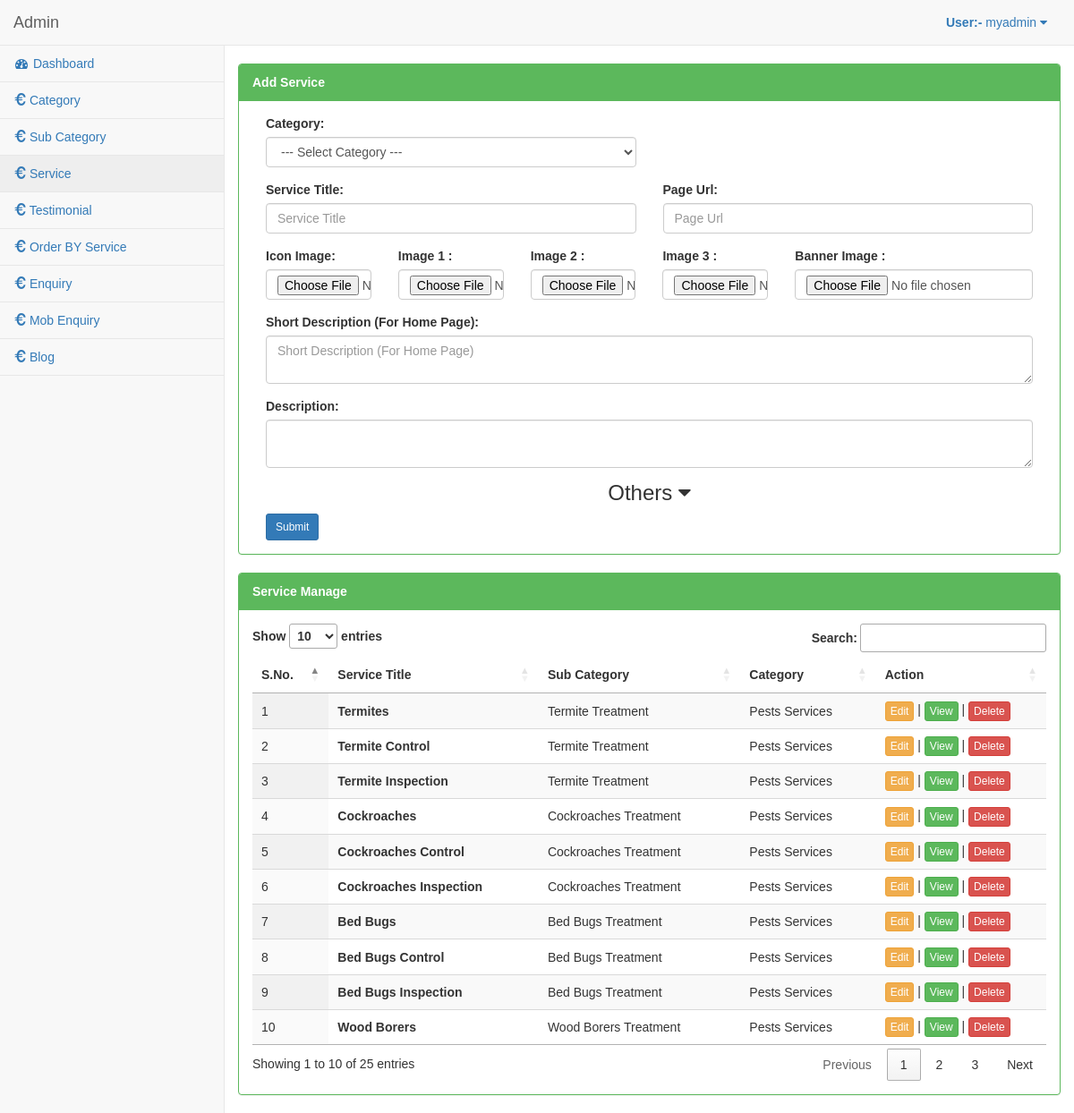
The page /admin-panel/service.php (signed in) on the database its author committed.
### tables this page shows
CREATE TABLE `tbl_service` (
  `s_id` int(11) NOT NULL,
  `s_menu_link` varchar(100) NOT NULL,
  `s_sub_link` varchar(100) NOT NULL,
  `s_file1` varchar(100) DEFAULT NULL,
  `s_file2` varchar(100) DEFAULT NULL,
  `s_file3` varchar(100) DEFAULT NULL,
  `s_file4` varchar(100) DEFAULT NULL,
  `s_file5` varchar(100) DEFAULT NULL,
  `s_head` varchar(100) NOT NULL,
  `s_head_url` varchar(100) NOT NULL,
  `s_des` text,
  `s_short_des` varchar(100) NOT NULL,
  `s_service` text,
  `s_after_service` text,
  `s_offer` text,
  `s_whu_us` text,
  `p_title` text,
  `p_keyword` text,
  `p_description` text,
  `s_date` varchar(19) NOT NULL
);

CREATE TABLE `tbl_category` (
  `id` int(11) NOT NULL,
  `menu_name` varchar(250) NOT NULL,
  `head` varchar(300) NOT NULL,
  `head_url` varchar(300) NOT NULL,
  `header_con` varchar(200) NOT NULL,
  `file` varchar(300) NOT NULL,
  `c_title` text NOT NULL,
  `c_keyword` text NOT NULL,
  `c_description` text NOT NULL,
  `create_date` varchar(50) NOT NULL
);

CREATE TABLE `tbl_menu` (
  `m_id` int(11) NOT NULL,
  `name` varchar(255) NOT NULL,
  `link` varchar(255) NOT NULL
);

### admin-panel/service.php (the view, shortened to what this page needs)
<?php
include 'include/header.php';
if (isset($_SESSION["un"])) {
    $nquery = $conn->query("SELECT * FROM ((tbl_service
                            INNER JOIN tbl_category ON tbl_service.s_sub_link = tbl_category.head_url)
                            INNER JOIN tbl_menu ON tbl_service.s_menu_link = tbl_menu.link)");
    ?>
    <div id="page-wrapper"><br>
        <div class="row">
            <div class="panel panel-green">
                <div class="panel-heading">
                    <b>Add Service</b>
                </div>
                <div class="panel-body">
                    <div class="row">
                        <div class="col-lg-12">
                            <form method="POST" enctype="multipart/form-data">
                                <div class="col-md-6">
                                    <div class="form-group">
                                        <label>Category:</label>
                                        <select class="form-control" onchange="showUser(this.value)" name="cat_name" required>
                                            <option value="">--- Select Category ---</option>
                                        </select>
                                    </div>
                                </div>
                                <div class="clearfix"></div>
                                <div class="col-md-6">
                                    <div class="form-group">
                                        <label>Service Title:</label>
                                        <input type="text" class="form-control" name="s_title" placeholder="Service Title" id="txtFirst" onkeyup="populateSecondTextBox();" required>
                                    </div>
                                </div>
                                <div class="col-md-6">
                                    <div class="form-group">
                                        <label>Page Url:</label>
                                        <input type="text" class="form-control" placeholder="Page Url" name="s_head_url" id="txtSecond" required>
                                    </div>
                                </div>
                                <div class="col-md-2">
                                    <div class="form-group">
                                        <label>Icon Image:</label>
                                        <input type="file" class="form-control" name="file1" required>
                                    </div>
                                </div>
                                <div class="col-md-2">
                                    <div class="form-group">
                                        <label>Image 1 :</label>
                                        <input type="file" class="form-control" name="file2" required>
                                    </div>
                                </div>
                                <div class="col-md-2">
                                    <div class="form-group">
                                        <label>Image 2 :</label>
                                        <input type="file" class="form-control" name="file4">
                                    </div>
                                </div>
                                <div class="col-md-2">
                                    <div class="form-group">
                                        <label>Image 3 :</label>
                                        <input type="file" class="form-control" name="file5">
                                    </div>
                                </div>
                                <div class="col-md-4">
                                    <div class="form-group">
                                        <label>Banner Image :</label>
                                        <input type="file" class="form-control" name="file3" required>
                                    </div>
                                </div>
                                <div class="col-md-12">
                                    <div class="form-group">
                                        <label>Short Description (For Home Page):</label>
                                        <textarea class="form-control" name="s_short_descrip" placeholder="Short Description (For Home Page)"></textarea>
                                    </div>
                                </div>
                                <div class="col-md-12">
                                    <div class="form-group">
                                        <label>Description:</label>
                                        <textarea id="textarea_des" class="form-control" name="s_description1"></textarea>
                                    </div>
                                </div>
                                <div class="text-center" data-toggle="collapse" data-target="#demo"><h3>Others <i class="fa fa-caret-down"></i></h3></div>
                                <div class="col-md-12">
                                    <button type="submit" name="Submit_Data" class="btn btn-primary btn-sm">Submit</button>
                                </div>
                            </form>
                        </div>
                    </div>
                </div>
            </div>
            <div class="panel panel-green">
                <div class="panel-heading">
                    <b>Service Manage</b>
                </div>
                <div class="panel-body">
                    <table id="table.display" class="display" style="width:100%">
                        <?php if ($nquery->num_rows > 0) { ?>
                            <thead>
                                <tr>
                                    <th>S.No.</th>
                                    <th>Service Title</th>
                                    <th>Sub Category</th>
                                    <th>Category</th>
                                    <th>Action</th>
                                </tr>
                            </thead>
                            <tbody>
                                <?php
                                $sid = 0;
                                while ($row = $nquery->fetch_array()) {
                                    $sid++;
                                    ?>
                                    <tr>
                                        <td><?php echo $sid; ?></td>
                                        <td><b><?php echo $row['s_head']; ?></b></td>
                                        <td><?php echo $row['head']; ?></td>
                                        <td><?php echo $row['name']; ?></td>
                                        <td><a href="service_edit.php?id=<?php echo $row['s_id']; ?>" class="btn btn-warning btn-xs" title="Edit">Edit</a> | <a href="service-detail.php?id=<?php echo $row['s_id']; ?>" class="btn btn-success btn-xs" title="View">View</a> | <a href="javascript:;" onClick="deleteMe('<?php echo $row['s_id'] ?>')" title="Delete" class="btn btn-danger btn-xs">Delete</a></td>
                                    </tr>
                                    <?php
                                }
                            } else {
                                echo'<div class="empty"><b>Empty</b></div>';
                            }
                            ?>
                        </tbody>
                    </table>
                </div>
            </div>
        </div>
        <?php
        include 'include/footer.php';
    } else {
        header("location:index.php");
    }
    ?>

### admin-panel/include/header.php (shortened to what this page needs)
<!DOCTYPE html>
<html lang="en">
<head>
    <link href="vendor/bootstrap/css/bootstrap.min.css" rel="stylesheet">
    <link href="vendor/bootstrap/css/bootstrap.css" rel="stylesheet">
    <link href="vendor/metisMenu/metisMenu.min.css" rel="stylesheet">
    <link href="dist/css/sb-admin-2.css" rel="stylesheet">
    <link href="vendor/morrisjs/morris.css" rel="stylesheet">
    <link href="vendor/font-awesome/css/font-awesome.min.css" rel="stylesheet" type="text/css">
    <link rel="stylesheet" href="https://cdn.datatables.net/1.10.19/css/jquery.dataTables.min.css">
</head>
<body>
    <div id="wrapper">
        <nav class="navbar navbar-default navbar-static-top" role="navigation" style="margin-bottom: 0">
            <div class="navbar-header">
                <a class="navbar-brand" href="index.php"> Admin </a>
            </div>
            <ul class="nav navbar-top-links navbar-right">
                <li class="dropdown">
                    <a class="dropdown-toggle" data-toggle="dropdown" href="#">
                        <b>User:- </b><?php echo $_SESSION["un"];?> <i class="fa fa-caret-down"></i>
                    </a>
                </li>
            </ul>
            <div class="navbar-default sidebar" role="navigation">
                <div class="sidebar-nav navbar-collapse">
                    <ul class="nav" id="side-menu">
                        <li>
                            <a href="dashboard.php"><i class="fa fa-dashboard fa-fw"></i> Dashboard</a>
                        </li>
                        <li>
                            <a href="menu.php"><i class="glyphicon glyphicon-euro"></i> Category</a>
                        </li>
                        <li>
                            <a href="sub-category.php"><i class="glyphicon glyphicon-euro"></i> Sub Category</a>
                        </li>
                        <li>
                            <a href="service.php"><i class="glyphicon glyphicon-euro"></i> Service</a>
                        </li>
                        <li>
                            <a href="testimonial.php"><i class="glyphicon glyphicon-euro"></i> Testimonial</a>
                        </li>
                        <li>
                            <a href="order-show.php"><i class="glyphicon glyphicon-euro"></i> Order BY Service</a>
                        </li>
                         <li>
                            <a href="enquiry.php"><i class="glyphicon glyphicon-euro"></i> Enquiry</a>
                        </li>
                         <li>
                            <a href="mobile-no.php"><i class="glyphicon glyphicon-euro"></i> Mob Enquiry</a>
                        </li>
                        <li>
                            <a href="blog.php"><i class="glyphicon glyphicon-euro"></i> Blog</a>
                        </li>
                    </ul>
                </div>
            </div>
        </nav>

### admin-panel/include/footer.php (shortened to what this page needs)
</div>
    </div>
</body>
</html>

### admin-panel/include/header.php (style rules this page uses)
body { font-family: "Poppins", sans-serif; height: 100vh; }

### rows shown on the page
tbl_service: s_head "Termites", tbl_category.head "Termite Treatment", tbl_menu.name "Pests Services"
tbl_service: s_head "Termite Control", tbl_category.head "Termite Treatment", tbl_menu.name "Pests Services"
tbl_service: s_head "Termite Inspection", tbl_category.head "Termite Treatment", tbl_menu.name "Pests Services"
tbl_service: s_head "Cockroaches", tbl_category.head "Cockroaches Treatment", tbl_menu.name "Pests Services"
tbl_service: s_head "Cockroaches Control", tbl_category.head "Cockroaches Treatment", tbl_menu.name "Pests Services"
tbl_service: s_head "Cockroaches Inspection", tbl_category.head "Cockroaches Treatment", tbl_menu.name "Pests Services"
tbl_service: s_head "Bed Bugs", tbl_category.head "Bed Bugs Treatment", tbl_menu.name "Pests Services"
tbl_service: s_head "Bed Bugs Control", tbl_category.head "Bed Bugs Treatment", tbl_menu.name "Pests Services"
tbl_service: s_head "Bed Bugs Inspection", tbl_category.head "Bed Bugs Treatment", tbl_menu.name "Pests Services"
tbl_service: s_head "Wood Borers", tbl_category.head "Wood Borers Treatment", tbl_menu.name "Pests Services"

### other values the page prints
$_SESSION["un"] "myadmin"
